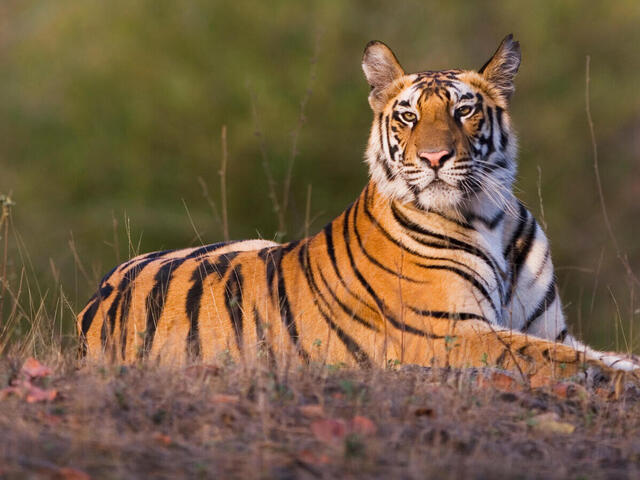
#> input picture 3/ComputerVision/task1/img/edges.jpg, 640 x 480 px
$ jupyter execute .ipynb   (older library calls are emulated)
#> lines starting #> are read from the running program, lines starting #| are printed output that depends on the picture
[cell 1]
import os
import cv2
import numpy as np
import matplotlib
#matplotlib.use('agg')
import matplotlib.pyplot as plt
from skimage import filters, color
import time

[cell 2]
image_dir = r"C:\Users\manue\University\3\ComputerVision\task1\img"
os.chdir(image_dir)

[cell 3]
# Utility function to display images side by side
def display_results(original, results, titles):
    plt.figure(figsize=(15, 5))
    plt.subplot(1, len(results)+1, 1)
    plt.imshow(original, cmap='gray')
    plt.title("Original")
    plt.axis('off')

    for i, (img, title) in enumerate(zip(results, titles), start=2):
        plt.subplot(1, len(results)+1, i)
        plt.imshow(img, cmap='gray')
        plt.title(title)
        plt.axis('off')
    plt.show()

# Image Loader

[cell 4]
# Load image (convert to grayscale)
def load_image(path):
#> called with path = 'edges.jpg'
    image = cv2.imread(path)
#> image is the input picture: shape (480, 640, 3); mean B, G, R 67.7, 94.4, 118.1
    if image is None:
        raise ValueError(f"Image at {path} could not be loaded.")
    gray = cv2.cvtColor(image, cv2.COLOR_BGR2GRAY)
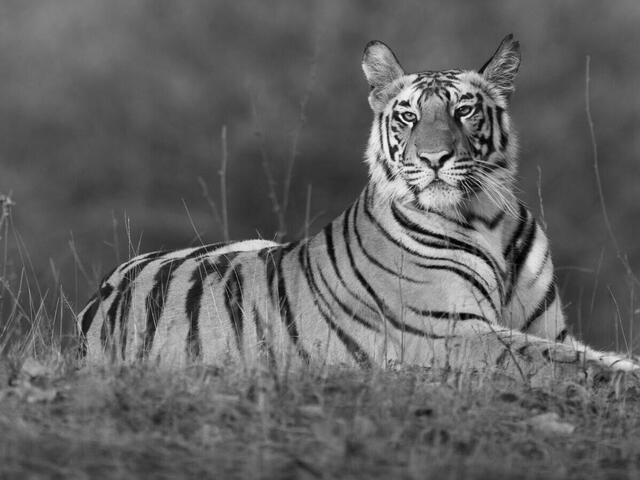
#> gray: shape (480, 640); min 0, max 250, mean 98.5
    return gray

# Sobel Edge Detection

[cell 5]
# Sobel Edge Detection using OpenCV
def sobel_edge(gray_img):
    # Compute gradients along x and y direction
    grad_x = cv2.Sobel(gray_img, cv2.CV_64F, 1, 0, ksize=3)
    grad_y = cv2.Sobel(gray_img, cv2.CV_64F, 0, 1, ksize=3)
    # Compute gradient magnitude
    grad = np.sqrt(grad_x**2 + grad_y**2)
    # Normalize to 0-255 and convert to uint8
    grad = np.uint8(255 * grad / np.max(grad))
    return grad

# Prewitt Edge Detection

[cell 6]
# Prewitt Edge Detection using skimage
def prewitt_edge(gray_img):
    # skimage expects a float image [0,1]
    gray_float = gray_img.astype(np.float32) / 255.0
    edge_prewitt = filters.prewitt(gray_float)
    # Scale back to 0-255
    edge_prewitt = np.uint8(255 * edge_prewitt / np.max(edge_prewitt))
    return edge_prewitt

# Canny Edge Detection

[cell 7]
# Canny Edge Detection using OpenCV with adjustable parameters
def canny_edge(gray_img, threshold1=100, threshold2=200):
    edges = cv2.Canny(gray_img, threshold1, threshold2)
    return edges

# Time Comparator

[cell 8]
# Measure execution time of an algorithm
def measure_time(func, *args, **kwargs):
    start = time.time()
    result = func(*args, **kwargs)
    elapsed = time.time() - start
    return result, elapsed

# Execution

[cell 9]
if __name__ == "__main__":
    # Replace with your image paths for each condition:
    image_paths = {
        "well_defined": "edges.jpg",
        "complex_texture": "textures.jpg",
        "low_contrast": "low-contrast.jpg"
    }

    for condition, path in image_paths.items():
        print(f"Processing {condition} image...")
        gray_img = load_image(path)

        # Apply Sobel
        sobel_result, t_sobel = measure_time(sobel_edge, gray_img)
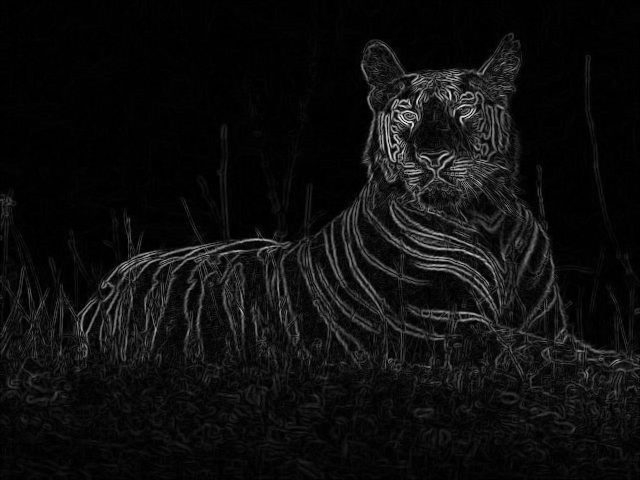
#> sobel_result: shape (480, 640); min 0, max 255, mean 14.4
#> t_sobel = 0.0118
        # Apply Prewitt
        prewitt_result, t_prewitt = measure_time(prewitt_edge, gray_img)
#> t_prewitt = 0.0583
        # Apply Canny (experiment with thresholds if needed)
        canny_result, t_canny = measure_time(canny_edge, gray_img, threshold1=50, threshold2=150)
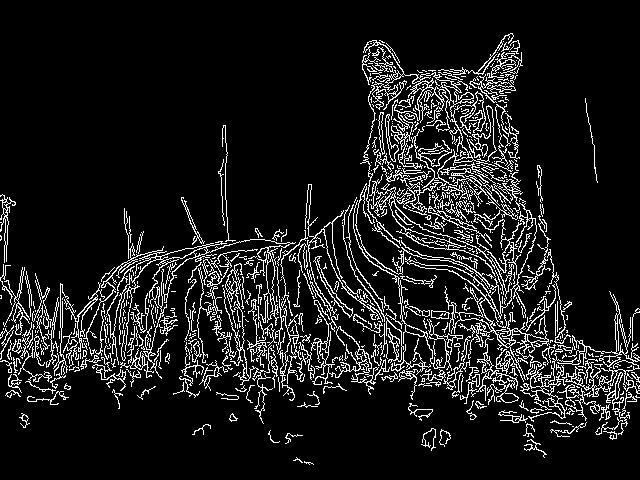
#> canny_result: shape (480, 640); 10.5% white in thin lines or dots
#> t_canny = 0.00202

        # Display execution times
        print(f"Execution times (sec): Sobel = {t_sobel:.4f}, Prewitt = {t_prewitt:.4f}, Canny = {t_canny:.4f}")
#| Execution times (sec): Sobel = 0.0118, Prewitt = 0.0583, Canny = 0.0020

        # Display results
        display_results(gray_img,
                        [sobel_result, prewitt_result, canny_result],
                        ["Sobel", "Prewitt", "Canny"])
#> the loop in display_results, `for i, (img, title) in enumerate(zip(results, titles), start=2):` made 3 passes
#> title on passes 1 to 3: 'Sobel', 'Prewitt', 'Canny'
#> in display_results, `plt.show()`:
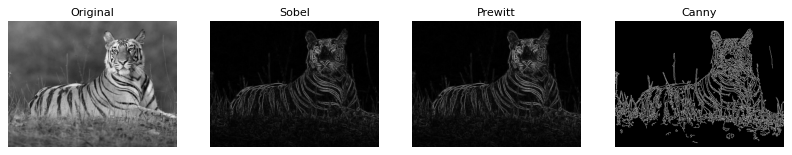
#> figure drawn by matplotlib, 4 panels
#> pass 2 of the loop `for condition, path in image_paths.items():`:
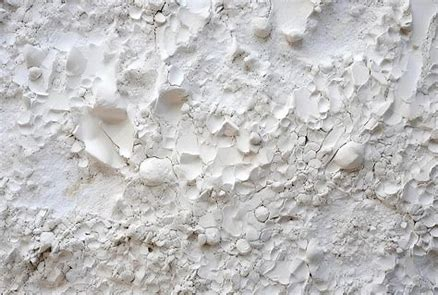
#> input picture 3/ComputerVision/task1/img/textures.jpg, 438 x 295 px
#> in load_image, image is the input picture: shape (295, 438, 3); mean B, G, R 192.7, 192.2, 193.1
#> gray: shape (295, 438)
#> sobel_result: shape (295, 438)
#> t_sobel = 0.00297
#> prewitt_result: shape (295, 438)
#> t_prewitt = 0.00287
#> `canny_result, t_canny = measure_time(canny_edge, gray_img, threshold1=..`:
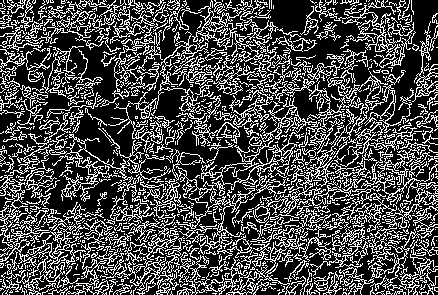
#> canny_result: shape (295, 438); 29.1% white in thin lines or dots
#> t_canny = 0.00193
#| Execution times (sec): Sobel = 0.0030, Prewitt = 0.0029, Canny = 0.0019
#> the loop in display_results (call 2), `for i, (img, title) in enumerate(zip(results, titles), start=2):` made 3 passes
#> in display_results (call 2), `plt.show()`:
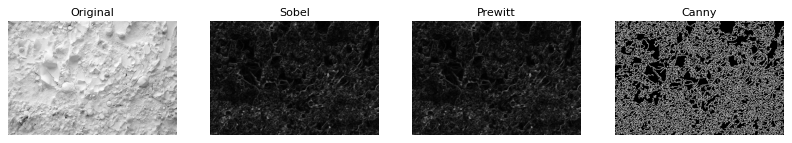
#> figure drawn by matplotlib, 4 panels
#> pass 3 of the loop `for condition, path in image_paths.items():`:
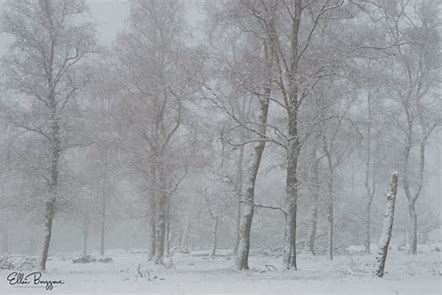
#> input picture 3/ComputerVision/task1/img/low-contrast.jpg, 442 x 295 px
#> in load_image, image is the input picture: shape (295, 442, 3); mean B, G, R 163.3, 159.1, 156.5
#> gray: shape (295, 442)
#> sobel_result: shape (295, 442)
#> t_sobel = 0.00154
#> prewitt_result: shape (295, 442)
#> t_prewitt = 0.00285
#> `canny_result, t_canny = measure_time(canny_edge, gray_img, threshold1=..`:
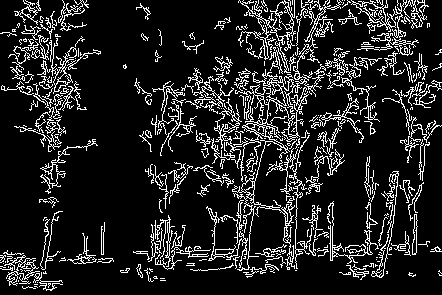
#> canny_result: shape (295, 442); 13.5% white in thin lines or dots
#> t_canny = 0.00112
#| Execution times (sec): Sobel = 0.0015, Prewitt = 0.0028, Canny = 0.0011
#> the loop in display_results (call 3), `for i, (img, title) in enumerate(zip(results, titles), start=2):` made 3 passes
#> in display_results (call 3), `plt.show()`:
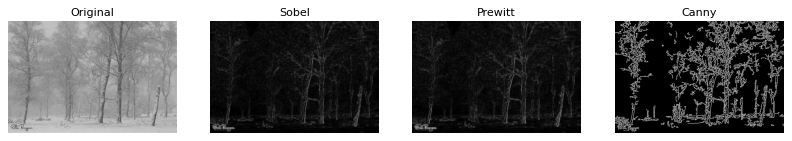
#> figure drawn by matplotlib, 4 panels
